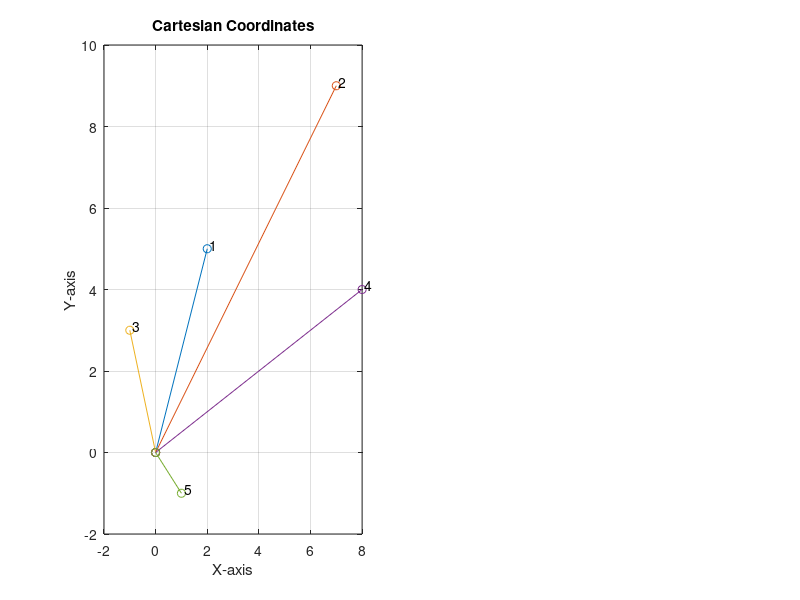

Write MATLAB code to recreate this figure. (Note: this script raises an error after producing the figure.)
clear; clc

% Testing the function my_hom

s = pi;

c = [ 2   7  -1   8    1    % x-coordinate
      5   9   3   4   -1];  % y-coordinate

% Plotting points (in Cartesian coordinates)
k = 1;
subplot(1,2,1)
plot( [0, c(1,k)], [0, c(2,k)], '-o'); grid on
hold on
    text( c(1,k)+0.1, c(2,k)+0.1, num2str(k) )
    for k = 2:size(c,2)
        plot( [0, c(1,k)], [0, c(2,k)], '-o' );
        text( c(1,k)+0.1, c(2,k)+0.1, num2str(k) )
    end
hold off
xlabel('X-axis');
ylabel('Y-axis');
title('Cartesian Coordinates');

lambda = 2;
h = lambda * my_hom( c, s );


subplot(1,2,2)
plot3( [0, h(1,k)], [0, h(2,k)], [0, h(3,k)], '-o'); grid on
hold on
text( h(1,k)+0.1, h(2,k)+0.1, h(3,k)+0.1, num2str(k) )
for k = 2:size(c,2)
    plot3( [0, h(1,k)], [0, h(2,k)], [0, h(3,k)], '-o' );
    text( h(1,k)+0.1, h(2,k)+0.1, h(3,k)+0.1, num2str(k) )
end
[X,Y,Z] = meshgrid( [-1,8], [-1,9], s );
surf( X, Y, Z ); alpha(0.6)
hold off
xlabel('X-axis');
ylabel('Y-axis');
zlabel('Z-axis');
title('Homogeneous Coordinates');

% Recuperar coordenadas cartesianas dadas sus coordenadas homogeneas

c_rec = my_ihom( h, s );

disp('Initial Cartesian Coordinates = '); disp(c)
disp('Homogeneous Coordinates = '); disp(h)
disp('Recovered Cartesian Coordinates = '); disp(c_rec)
